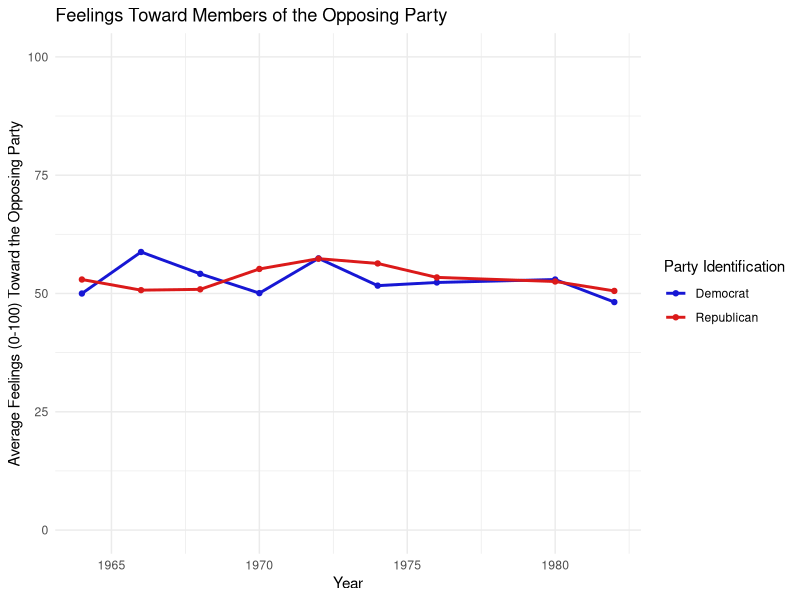
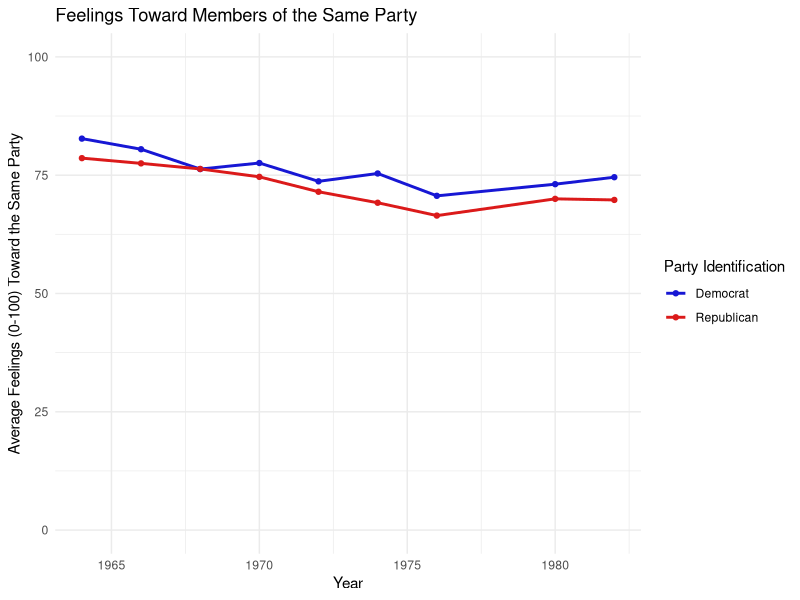
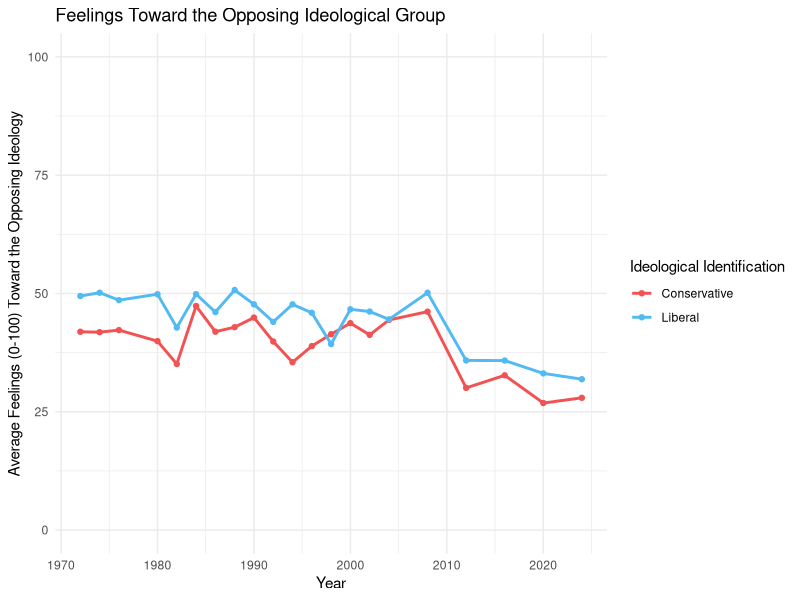
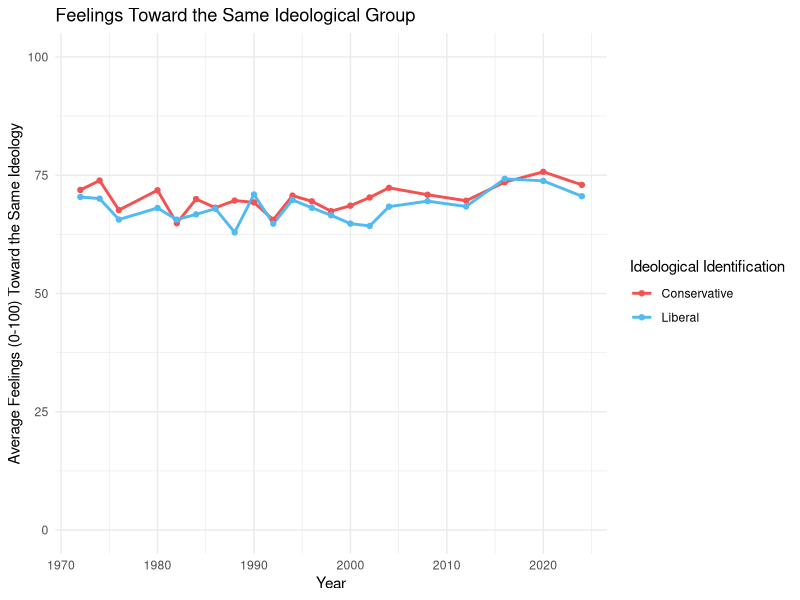
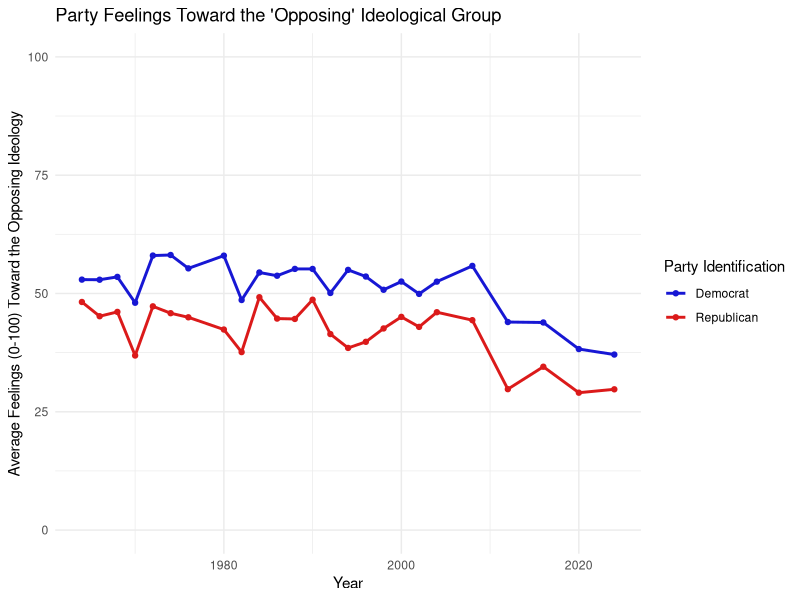
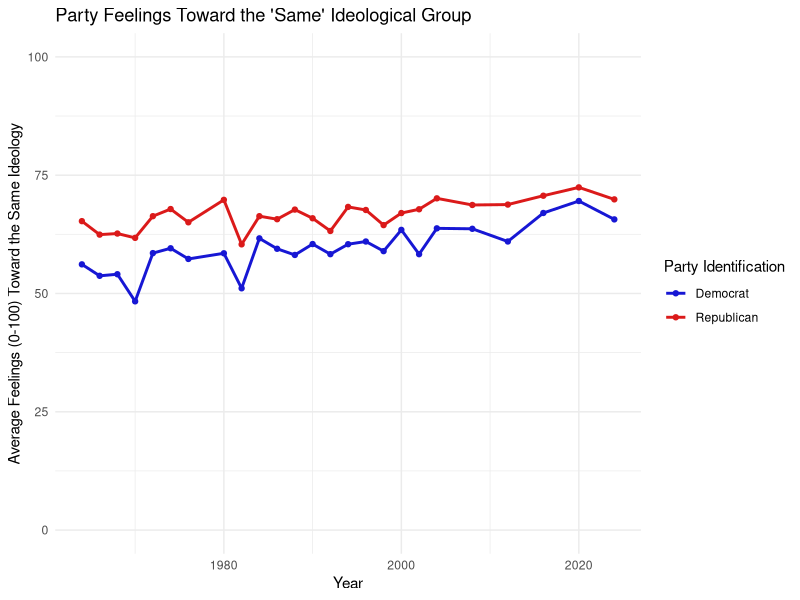
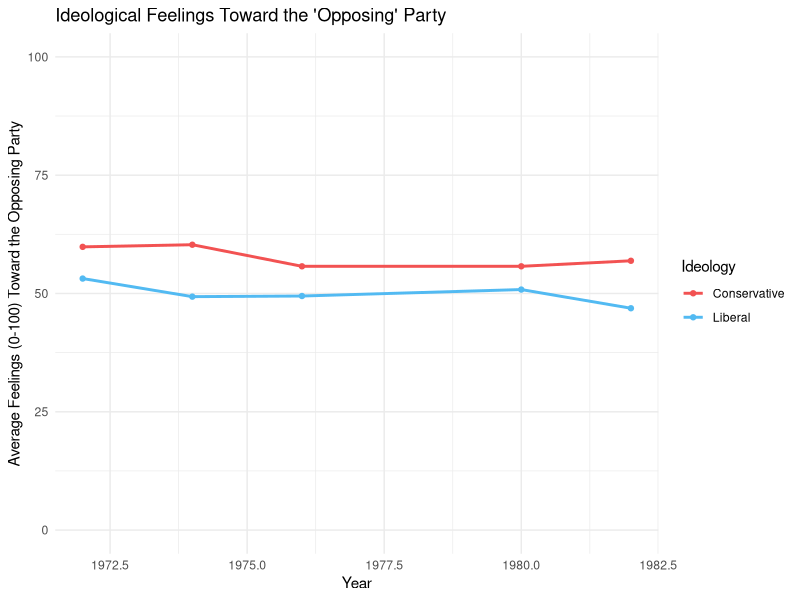
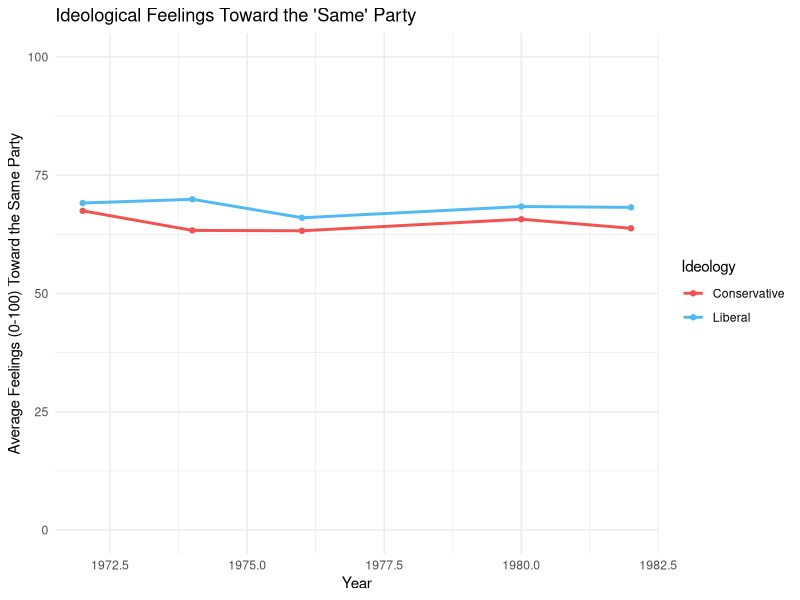

The R script that drew these images, in order:
library(tidyverse)
library(haven)
library(here)
library(readr)

party_dislike <- read_csv("party_dislike_data.csv")

View(party_dislike)


# party dislike
anes_party_dislike <- party_dislike |>
  mutate(
    opposing_party_therm = case_when(
      party_id == "Republican" ~ dem_therm,
      party_id == "Democrat" ~ rep_therm,
      TRUE ~ NA_real_
    )
  )

party_dislike_by_year <- anes_party_dislike |>
  group_by(year, party_id) |>
  summarize(
    mean_opposing_party_therm = mean(
      opposing_party_therm,
      na.rm = TRUE
    ),
    n = n()
  ) |>
  drop_na() |>
  ungroup()


ggplot(party_dislike_by_year,
       aes(x = year,
           y = mean_opposing_party_therm,
           color = party_id)) +
  geom_line(linewidth = 1) +
  geom_point() +
  theme_minimal() +
  labs(
    title = "Feelings Toward Members of the Opposing Party",
    x = "Year",
    y = "Average Feelings (0-100) Toward the Opposing Party",
    color = "Party Identification"
  ) +
  scale_y_continuous(limits = c(0, 100)) +
  scale_color_manual(values = c("Democrat" = "#1717D4", "Republican" = "#DB1A1A"))


# party like
anes_party_like <- party_dislike |>
  mutate(
    same_party_therm = case_when(
      party_id == "Republican" ~ rep_therm,
      party_id == "Democrat" ~ dem_therm,
      TRUE ~ NA_real_
    )
  )

party_like_by_year <- anes_party_like |>
  group_by(year, party_id) |>
  summarize(
    mean_same_party_therm = mean(
      same_party_therm,
      na.rm = TRUE
    ),
    n = n()
  ) |>
  drop_na() |>
  ungroup()


ggplot(party_like_by_year,
       aes(x = year,
           y = mean_same_party_therm,
           color = party_id)) +
  geom_line(linewidth = 1) +
  geom_point() +
  theme_minimal() +
  labs(
    title = "Feelings Toward Members of the Same Party",
    x = "Year",
    y = "Average Feelings (0-100) Toward the Same Party",
    color = "Party Identification"
  ) +
  scale_y_continuous(limits = c(0, 100)) +
  scale_color_manual(values = c("Democrat" = "#1717D4", "Republican" = "#DB1A1A"))


# ideological dislike

anes_ideo_dislike <- party_dislike |>
  mutate(
    opposing_ideo_therm = case_when(
      ideology == "Conservative" ~ lib_therm,
      ideology == "Liberal" ~ cons_therm,
      TRUE ~ NA_real_
    )
  )

ideo_dislike_by_year <- anes_ideo_dislike |>
  group_by(year, ideology) |>
  summarize(
    mean_opposing_ideo_therm = mean(
      opposing_ideo_therm,
      na.rm = TRUE
    ),
    n = n()
  ) |>
  drop_na() |>
  ungroup()


ggplot(ideo_dislike_by_year,
       aes(x = year,
           y = mean_opposing_ideo_therm,
           color = ideology)) +
  geom_line(linewidth = 1) +
  geom_point() +
  theme_minimal() +
  labs(
    title = "Feelings Toward the Opposing Ideological Group",
    x = "Year",
    y = "Average Feelings (0-100) Toward the Opposing Ideology",
    color = "Ideological Identification"
  ) +
  scale_y_continuous(limits = c(0, 100)) +
  scale_color_manual(values = c("Liberal" = "#52BAF2", "Conservative" = "#F25252"))

# ideological like

anes_ideo_like <- party_dislike |>
  mutate(
    same_ideo_therm = case_when(
      ideology == "Conservative" ~ cons_therm,
      ideology == "Liberal" ~ lib_therm,
      TRUE ~ NA_real_
    )
  )

ideo_like_by_year <- anes_ideo_like |>
  group_by(year, ideology) |>
  summarize(
    mean_same_ideo_therm = mean(
      same_ideo_therm,
      na.rm = TRUE
    ),
    n = n()
  ) |>
  drop_na() |>
  ungroup()


ggplot(ideo_like_by_year,
       aes(x = year,
           y = mean_same_ideo_therm,
           color = ideology)) +
  geom_line(linewidth = 1) +
  geom_point() +
  theme_minimal() +
  labs(
    title = "Feelings Toward the Same Ideological Group",
    x = "Year",
    y = "Average Feelings (0-100) Toward the Same Ideology",
    color = "Ideological Identification"
  ) +
  scale_y_continuous(limits = c(0, 100)) +
  scale_color_manual(values = c("Liberal" = "#52BAF2", "Conservative" = "#F25252"))

# party dislike of "opposing" ideology group

anes_party_ideo_dislike <- party_dislike |>
  mutate(
    opposing_party_ideo_therm = case_when(
      party_id == "Republican" ~ lib_therm,
      party_id == "Democrat" ~ cons_therm,
      TRUE ~ NA_real_
    )
  )

party_ideo_dislike_by_year <- anes_party_ideo_dislike |>
  group_by(year, party_id) |>
  summarize(
    mean_opposing_party_ideo_therm = mean(
      opposing_party_ideo_therm,
      na.rm = TRUE
    ),
    n = n()
  ) |>
  drop_na() |>
  ungroup()


ggplot(party_ideo_dislike_by_year,
       aes(x = year,
           y = mean_opposing_party_ideo_therm,
           color = party_id)) +
  geom_line(linewidth = 1) +
  geom_point() +
  theme_minimal() +
  labs(
    title = "Party Feelings Toward the 'Opposing' Ideological Group",
    x = "Year",
    y = "Average Feelings (0-100) Toward the Opposing Ideology",
    color = "Party Identification"
  ) +
  scale_y_continuous(limits = c(0, 100)) +
  scale_color_manual(values = c("Democrat" = "#1717D4", "Republican" = "#DB1A1A"))

# party like of "same" ideology group

anes_party_ideo_like <- party_dislike |>
  mutate(
    same_party_ideo_therm = case_when(
      party_id == "Republican" ~ cons_therm,
      party_id == "Democrat" ~ lib_therm,
      TRUE ~ NA_real_
    )
  )

party_ideo_like_by_year <- anes_party_ideo_like |>
  group_by(year, party_id) |>
  summarize(
    mean_same_party_ideo_therm = mean(
      same_party_ideo_therm,
      na.rm = TRUE
    ),
    n = n()
  ) |>
  drop_na() |>
  ungroup()


ggplot(party_ideo_like_by_year,
       aes(x = year,
           y = mean_same_party_ideo_therm,
           color = party_id)) +
  geom_line(linewidth = 1) +
  geom_point() +
  theme_minimal() +
  labs(
    title = "Party Feelings Toward the 'Same' Ideological Group",
    x = "Year",
    y = "Average Feelings (0-100) Toward the Same Ideology",
    color = "Party Identification"
  ) +
  scale_y_continuous(limits = c(0, 100)) +
  scale_color_manual(values = c("Democrat" = "#1717D4", "Republican" = "#DB1A1A"))

# ideology dislike of "opposing" party

anes_ideo_party_dislike <- party_dislike |>
  mutate(
    opposing_ideo_party_therm = case_when(
      ideology == "Conservative" ~ dem_therm,
      ideology == "Liberal" ~ rep_therm,
      TRUE ~ NA_real_
    )
  )

ideo_party_dislike_by_year <- anes_ideo_party_dislike |>
  group_by(year, ideology) |>
  summarize(
    mean_opposing_ideo_party_therm = mean(
      opposing_ideo_party_therm,
      na.rm = TRUE
    ),
    n = n()
  ) |>
  drop_na() |>
  ungroup()


ggplot(ideo_party_dislike_by_year,
       aes(x = year,
           y = mean_opposing_ideo_party_therm,
           color = ideology)) +
  geom_line(linewidth = 1) +
  geom_point() +
  theme_minimal() +
  labs(
    title = "Ideological Feelings Toward the 'Opposing' Party",
    x = "Year",
    y = "Average Feelings (0-100) Toward the Opposing Party",
    color = "Ideology"
  ) +
  scale_y_continuous(limits = c(0, 100)) +
  scale_color_manual(values = c("Liberal" = "#52BAF2", "Conservative" = "#F25252"))


# ideology like of "same" party

anes_ideo_party_like <- party_dislike |>
  mutate(
    same_ideo_party_therm = case_when(
      ideology == "Conservative" ~ rep_therm,
      ideology == "Liberal" ~ dem_therm,
      TRUE ~ NA_real_
    )
  )

ideo_party_like_by_year <- anes_ideo_party_like |>
  group_by(year, ideology) |>
  summarize(
    mean_same_ideo_party_therm = mean(
      same_ideo_party_therm,
      na.rm = TRUE
    ),
    n = n()
  ) |>
  drop_na() |>
  ungroup()


ggplot(ideo_party_like_by_year,
       aes(x = year,
           y = mean_same_ideo_party_therm,
           color = ideology)) +
  geom_line(linewidth = 1) +
  geom_point() +
  theme_minimal() +
  labs(
    title = "Ideological Feelings Toward the 'Same' Party",
    x = "Year",
    y = "Average Feelings (0-100) Toward the Same Party",
    color = "Ideology"
  ) +
  scale_y_continuous(limits = c(0, 100)) +
  scale_color_manual(values = c("Liberal" = "#52BAF2", "Conservative" = "#F25252"))
